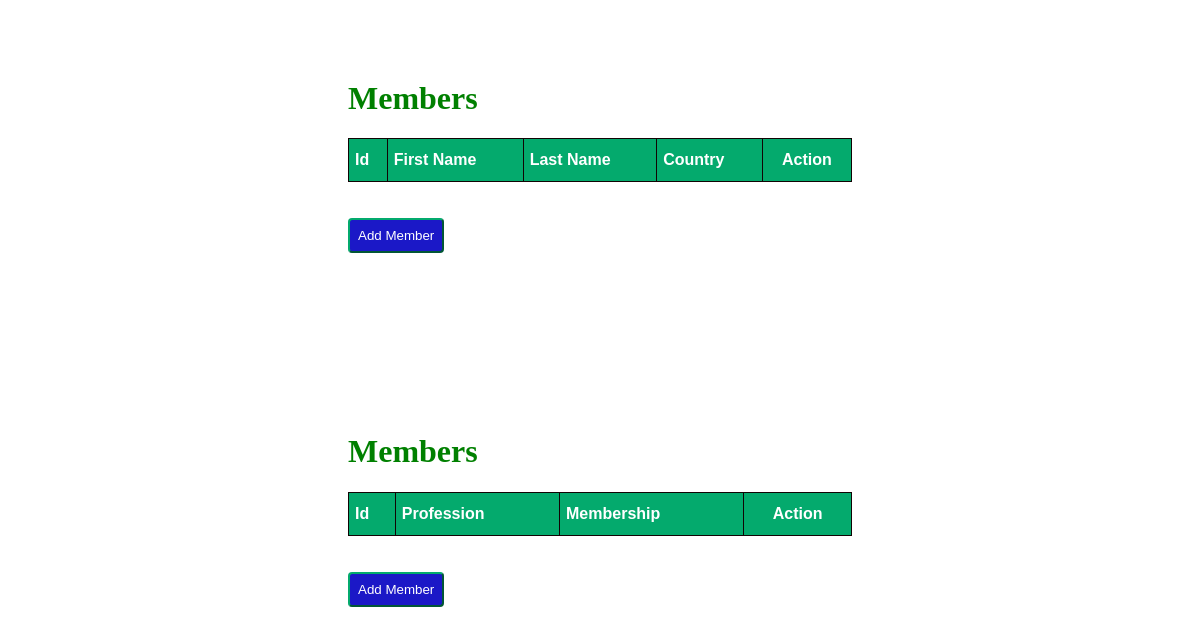
The app's page /, older data.
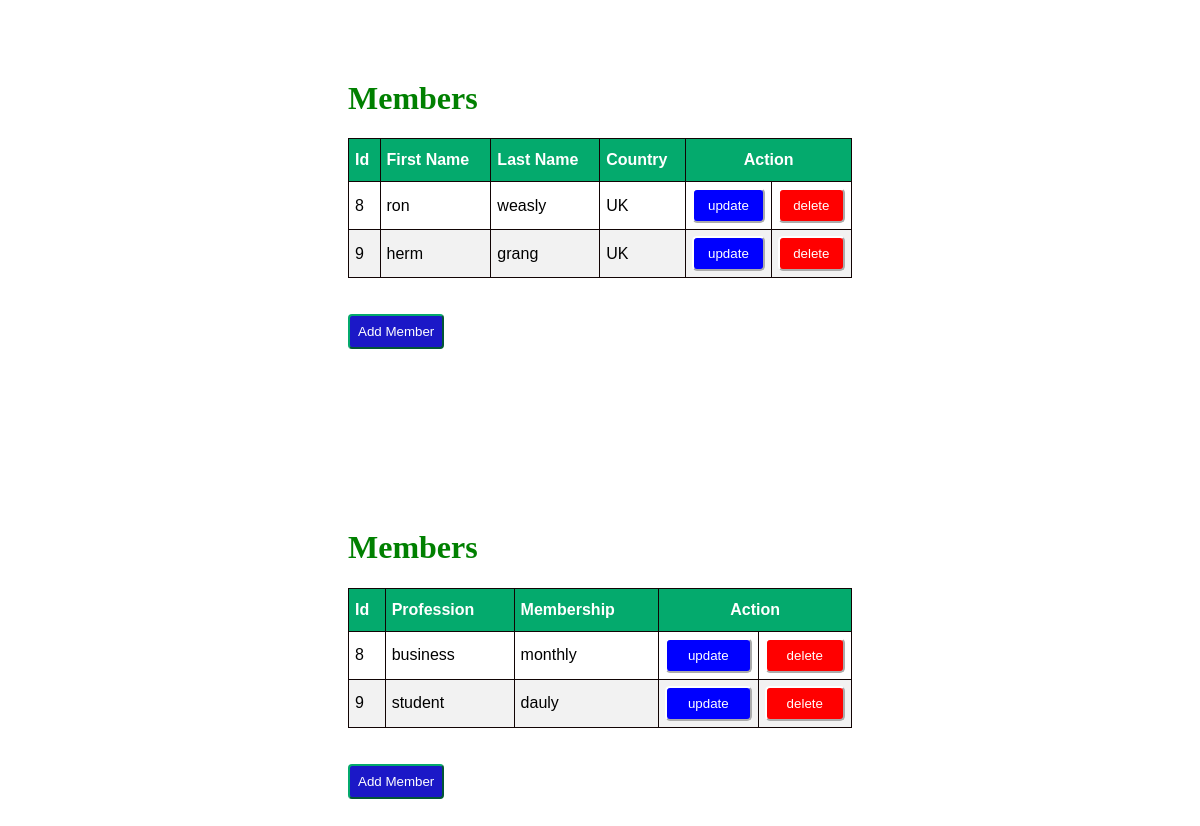
The same page, newer data.
### crudapp/models.py (models this page shows)
class Member(models.Model):
    firstname=models.CharField(max_length=100)
    lastname=models.CharField(max_length=100)
    country=models.CharField(max_length=100)
    profession=models.CharField(max_length=100,default='SOME STRING')
    membership=models.CharField(max_length=100,default='SOME STRING')

### crudapp/views.py (the view)
# urls.py: path('',views.index,name="index"),
def index(request):
    mem=Member.objects.all()
    return render(request,'index.html',{'mem':mem})

### crudapp/templates/index.html (shortened to what this page needs)
<!DOCTYPE html>
<html lang="en">
<head>
</head>
{% load static %}
<link rel="stylesheet" href="{% static 'style.css' %}">
<body>
    <div class="container">
        <h1>Members</h1>
        <table id="customers" border="1">
            <thead>
                <th>Id</th>
                <th>First Name</th>
                <th>Last Name</th>
                <th>Country</th>
                <th colspan="2" id="mid">Action</th>
            </thead>
            {% for x in mem %}
            <tr>
                <td>{{x.id}}</td>
                <td>{{x.firstname}}</td>
                <td>{{x.lastname}}</td>
                <td>{{x.country}}</td>
                <td>
                    <a href="update/{{x.id}}"><button id="up">update</button></a>
                </td>
                <td>
                    <a href="delete/{{x.id}}"><button id="del">delete</button></a>
                </td>
            </tr>
            {% endfor %}
        </table>
        <br><br>
        <a href="{% url 'add' %}"><button id="new3">Add Member</button></a>
    </div>
    <div class="container">
        <h1>Members</h1>
        <table id="customers" border="1">
            <thead>
                <th>Id</th>
                <th>Profession</th>
                <th>Membership</th>
                <th colspan="2" id="mid">Action</th>
            </thead>
            {% for x in mem %}
            <tr>
                <td>{{x.id}}</td>
                <td>{{x.profession}}</td>
                <td>{{x.membership}}</td>
                <td>
                    <a href="update/{{x.id}}"><button id="up">update</button></a>
                </td>
                <td>
                    <a href="delete/{{x.id}}"><button id="del">delete</button></a>
                </td>
            </tr>
            {% endfor %}
        </table>
        <br><br>
        <a href="{% url 'add' %}"><button id="new3">Add Member</button></a>
    </div>
</body>
</html>

Row changes from the older to the newer data that the page shows:
added Member: id "8", firstname "ron", lastname "weasly", country "UK", profession "business", membership "monthly"
added Member: id "9", firstname "herm", lastname "grang", country "UK", profession "student", membership "dauly"
